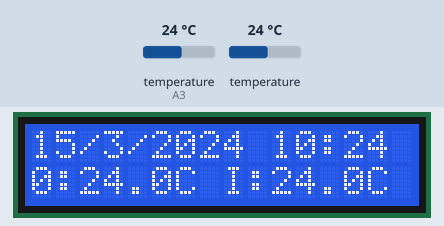
This sketch was run on a simulated Arduino Mega 2560, built with avr-gcc and run on an emulated ATmega2560. On the bench: 16×2 character LCD. Inputs (shaded band) come from the test bench; at power-on: temperature (sensor on A3) 24 °C, temperature 24 °C. The local clock reads 2024-03-15 10:24:30 at power-on unless the sketch sets it; storage starts empty; what the sketch prints to the serial monitor is not drawn.

Above: at 2.4 s.
2.5 s: temperature (sensor on A3) set to 10.5 °C
At 4.5 s:
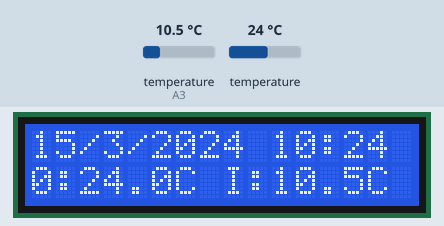
4.8 s: temperature (sensor on A3) set to 9.6 °C
At 6.5 s:
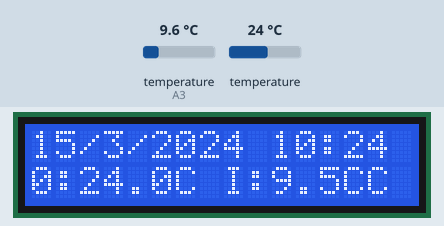
6.8 s: temperature (sensor 157) set to 10.5 °C
At 8.4 s:
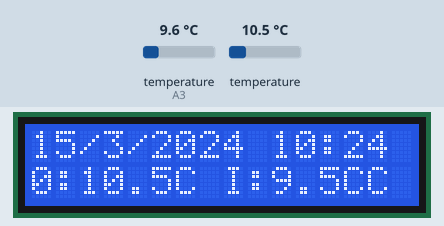
8.8 s: temperature (sensor 157) set to 9.2 °C
At 10.2 s:
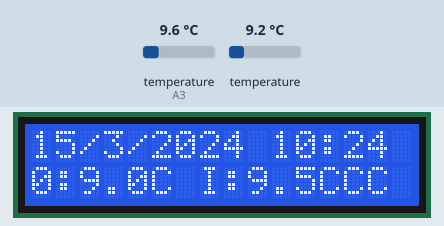
10.8 s: temperature (sensor on A3) set to 12 °C
At 13.1 s:
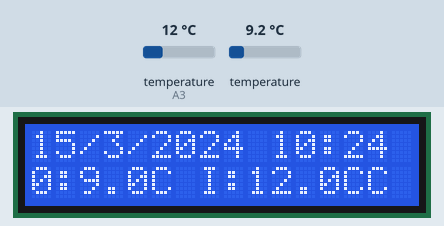
13.7 s: temperature (sensor 157) set to 12 °C
At 15.0 s:
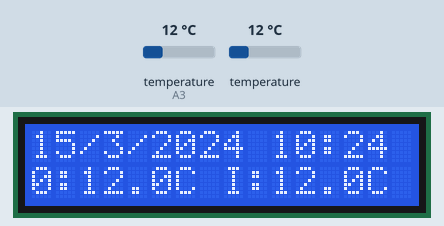
Timing chart, 0 to 16.7 s (numbered marks = the images above; inputs shaded):
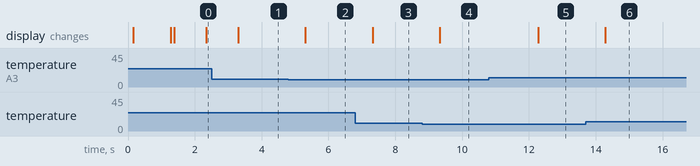

Measured:
- the behaviour switches between 10 and 9.9 °C on temperature (sensor on A3) (found by bisection; images 1 and 2)
- the behaviour switches between 10 and 9.9 °C on temperature (sensor 157) (found by bisection; images 3 and 4)
- after the input at 2.5 s, the display: changes after 0.80 s (image 1)
- after the input at 4.8 s, the display: changes after 0.51 s (image 2)
- after the input at 6.8 s, the display: changes after 0.52 s (image 3)
- after the input at 8.8 s, the display: changes after 0.53 s (image 4)
- after the input at 10.8 s, the display: changes after 1.5 s (image 5)
- after the input at 13.7 s, the display: changes after 0.59 s (image 6)

The sketch:

projectenfauziupgrade.ino
```cpp
/*
 ********************************
 Latest Date: 3 Ogos 2018
 Latest Time: 13:00:00 PM
 PLATFORM: ARDUINO MEGA
 ********************************

 The circuit of I2C LCD:
 * SCL pin to D21(SCL)
 * SDA pin to D20(SDA)
 * VCC pin to 5V
 * Gnd pin to GND

 The circuit of DHT22
 * Signal pin to A2
 * VCC pin to 3,3V
 * GND pin to GND
 The circuit of DS18B20
 * Signal pin to A3
 * VCC pin to 3.3V
 * Gnd pin to GND
 The circuit of RTC DS1307 module
 * SCL pin to D21(SCL)
 * SDA pin to D20(SDA)
 * VCC pin to 5V
 * Gnd pin to GND
 The circuit of SDCard module
 * SCK pin to D52
 * MISO pin to D50
 * MOSI pin to D51
 * CS pin to D53
 * VCC pin to 5V
 * Gnd pin to GND

*/

#include <Wire.h>
#include <LiquidCrystal_I2C.h>
#include <DHT.h>
#include <OneWire.h>
#include <DallasTemperature.h>
#include "RTClib.h"
#include <SPI.h>
#include <SD.h>

// -----------------Address,Col,Row
LiquidCrystal_I2C lcd(0x27 ,16 ,2);


OneWire oneWire(A3);
DallasTemperature sensors(&oneWire);  // Pass our oneWire reference to Dallas Temperature.
DeviceAddress Sensor1 = { 0x28, 0xFF, 0xCD, 0x97, 0xA1, 0x17, 0x05, 0x01 };
DeviceAddress Sensor2 = { 0x28, 0xFF, 0xA6, 0x9A, 0xA2, 0x17, 0x05, 0x19 };
int amountOfSensors = 2;
int counterCheckBus = 0;
float It = 0.0;
float Ot = 0.0;


RTC_DS1307 RTC;
int systick = 0;
int prev_systick = 0;
int T1_tick = 0;
int T2_tick = 0;
int T3_tick = 0;

#define chipSelect 53  //SDcard
String dataString = "";

void setup() {
  Serial.begin(9600);
  Serial.println();
  Serial.println("====================================");
  Serial.println("Temperature and Humidity Data Logger");
  Serial.println("------------------------------------");
  //---[1] LCD
  Serial.print("[1] Initializing LCD...");
  lcd.init();
  lcd.backlight();
  lcd.clear();
  lcd.setCursor(0, 0);
  lcd.print("Initializing...");
  Serial.println("done");


  //---[2/3] DS18B20 IN OUT
  Serial.print("[3] Initializing DS18B20...");
  sensors.begin();
  sensors.setResolution(Sensor1, 10);
  sensors.setResolution(Sensor2, 10);
  getSensorsOnBus();
  Serial.println("done");


  //---[4] RTC
  Serial.print("[4] Initializing RTC DS1307...");
  RTC.begin();
  if (! RTC.isrunning()) {
    Serial.println("RTC is NOT running!");
    // following line sets the RTC to the date & time this sketch was compiled
   RTC.adjust(DateTime(__DATE__, __TIME__));
    // This line sets the RTC with an explicit date & time, for example to set
    // January 21, 2014 at 3am you would call:
    // rtc.adjust(DateTime(2014, 1, 21, 3, 0, 0));
  }
  Serial.println("done");

  //---[5]SDCard
  Serial.print("[5] Initializing SDCard...");
  if (!SD.begin(chipSelect)) {
    Serial.println("Card failed, or not present");
    lcd.setCursor(0, 1);
    lcd.print("SDCard failed!");
    while (1);
  }
  Serial.println("done");

  Serial.println("---------------->SYSTEM READY");
  delay(1000);  //delay for stabilize data of measurement
  lcd.clear();
}

void loop() {

  //---Read DS18B20
    counterCheckBus++;
  delay(100);
  Serial.println();

  if (counterCheckBus == 360)
  {
    getSensorsOnBus();
    counterCheckBus = 0;
  }

  //---Read RTC
   DateTime now = RTC.now();
  int systick = now.second();

  //---System Update Rate (every second)
  if(prev_systick != systick){
    //---[T1] Read sensor Outdoor data, Indoor data and update onto LCD
    if(T1_tick == 1){
      sensors.requestTemperatures();
      It = sensors.getTempC(Sensor2);
      Ot = sensors.getTempC(Sensor1);
      lcd.setCursor(0, 1);
      lcd.print("0:"); lcd.print(Ot,1); lcd.print("C "); lcd.print("I:"); lcd.print(It,1); lcd.print("C");
      T1_tick = 0;
    }

     //---[T2] Read Time and update onto LCD
    //if(T2_tick == 0){
      lcd.setCursor(0, 0);
      lcd.print(now.day(), DEC);
      lcd.print('/');
      lcd.print(now.month(), DEC);
      lcd.print('/');
      lcd.print(now.year(), DEC);
      lcd.print(' ');
      if(now.hour()<10) lcd.print('0');
      lcd.print(now.hour(),DEC);
      lcd.print(':');
      if(now.minute()<10) lcd.print('0');
      lcd.print(now.minute(),DEC);

    //  T2_tick = 0;
    //}

    //---[T3] Log data into SDCard
    if(T3_tick == 9){
    //----------- Date
      if(now.day()<10) dataString += '0'; dataString += String(now.day(), DEC);
      dataString += "-";
      if(now.month()<10) dataString += '0';dataString += String(now.month(), DEC);
      dataString += "-";
      dataString += String(now.year(), DEC);
      dataString += ",";
      //------------Time
      if(now.hour()<10) dataString += '0';
      dataString += String(now.hour(), DEC);
      dataString += ":";
      if(now.minute()<10) dataString += '0';
      dataString += String(now.minute(), DEC);
      dataString += ":";
      if(now.second()<10) dataString += '0';
      dataString += String(now.second(), DEC);
      dataString += ",";
      //------------Indoor Temperature
      dataString += String(It,1);
      dataString += ",";
      //------------Outdoor Temperature
      dataString += String(Ot,1);
      dataString += ",";
      File dataFile = SD.open("datalog.txt", FILE_WRITE);
      if (dataFile) {  // if the file is available, write to it:
        dataFile.println(dataString);
        dataFile.close();
        // print to the serial port too:
        Serial.println(dataString);
        dataString = "";
      } else {  // if the file isn't open, pop up an error:
        Serial.println("...error opening datalog.txt");
      }
      T3_tick = 0;
    }else{
      T1_tick++;
    //  T2_tick++;
      T3_tick++;
    }
  }
  prev_systick = systick;
}

void getSensorsOnBus() {
  Serial.print("Number of sensors found on bus: ");
  Serial.println(sensors.getDeviceCount());
}
```
